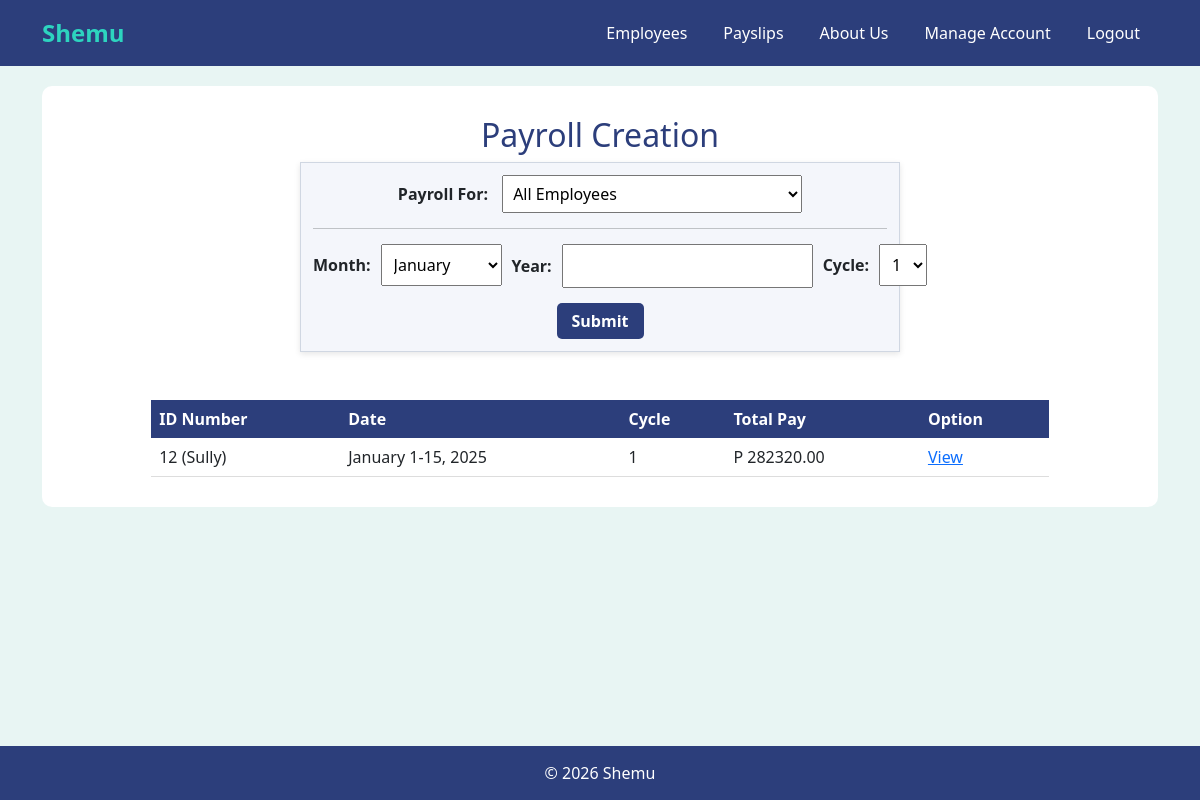
Screenshot of /payslips/2/ with the database file from the repository.
### shemuapp/models.py (models this page shows, shortened)
class Payslip(models.Model): #Payslip Attributes
    id_number = models.ForeignKey('Employee', on_delete=models.CASCADE, related_name='payslips')
    month = models.CharField(max_length=20)
    date_range = models.CharField(max_length=50)
    year = models.PositiveIntegerField(
        validators=[
            MinValueValidator(1),
            MaxValueValidator(9999)
        ],
        help_text="Enter a 4-digit year"
    )
    pay_cycle = models.IntegerField()
    rate = models.FloatField()
    earnings_allowance = models.FloatField(default=0)
    deductions_tax = models.FloatField(default=0)
    deductions_health = models.FloatField(default=0)
    pag_ibig = models.FloatField(default=0)
    sss = models.FloatField(default=0)
    overtime = models.FloatField(default=0)
    total_pay = models.FloatField()

class Employee(models.Model):
    name = models.CharField(max_length=300)
    id_number = models.CharField(max_length=300, unique=True)
    rate = models.DecimalField(max_digits=10, decimal_places=2)
    overtime_pay = models.DecimalField(max_digits=10, decimal_places=2,null=True, blank=True)
    allowance = models.DecimalField(max_digits=10, decimal_places=2, null=True, blank=True)

### shemuapp/views.py (the view, shortened to what this page needs)
# urls.py: path('payslips/', views.payslips, name='payslips'),
def payslips(request, pk):
    account = get_object_or_404(Account, pk=pk)
    all_employees = Employee.objects.all()
    all_payslips = Payslip.objects.all()
    months = ['January', 'February', 'March',
              'April', 'May', 'June',
              'July', 'August', 'September',
              'October', 'November', 'December']
    return render(request, 'payslips.html', {
        'employees': all_employees,
        'payslips': all_payslips,
        'months': months,
        'pk': pk,
        'current_user': account.getUsername()
    })

### shemuapp/models.py (called while the page is built)
    def getUsername(self):
        return self.username

### shemuapp/templates/payslips.html (shortened to what this page needs)
{% extends 'base.html' %}
{% block content %}
<div style="text-align:center;">
    <h2>Payroll Creation</h2>
    <div style="
        width:600px;
        height:190px;
        margin:auto;
        padding:12px;
        background-color:#f4f6fb;
        border:1px solid #d0d7e2;
        box-shadow:0 2px 6px rgba(0,0,0,0.1);
    ">
        <form method="POST" action="{% url 'payslips' pk=pk %}">
            <div style=" text-align:center; margin-bottom:15px;">
                <label>
                    <strong>Payroll For:</strong>
                </label>
                <select name="payroll_for" style="
                    width:300px; padding:6px;
                    margin-left:10px;">
                    <option value="all">All Employees</option>
                </select>
            </div>
            <hr style="margin:15px 0;">
            <div style="
                display:flex;
                justify-content:space-between;
                gap:10px;
                margin-bottom:15px;">
                <div style="flex:1;">
                    <div style="
                        display:flex;
                        align-items:center;
                        gap:10px;">
                        <label>
                            <strong>Month:</strong>
                        </label>
                        <select name="month" style="
                            flex:1;
                            padding:8px;">
                            {% for month in months %}
                            <option value="{{ month }}">
                                {{ month }}
                            </option>
                            {% endfor %}
                        </select>
                    </div>
                </div>
                <div style="flex:1;">
                    <div style="
                        display:flex;
                        align-items:center;
                        gap:10px;">
                        <label>
                            <strong>Year:</strong>
                        </label>
                        <input type="number" min="1810" name="year" style="
                            flex:1;
                            padding:8px;" required>
                    </div>
                </div>
                <div style="flex:1;">
                    <div style="
                        display:flex;
                        align-items:center;
                        gap:10px;">
                        <label>
                            <strong>Cycle:</strong>
                        </label>
                        <select name="cycle" style="
                            flex:1;
                            padding:8px;">
                            <option value="1">1</option>
                        </select>
                    </div>
                </div>
            </div>
            <div>
                <input type="submit" value="Submit" style="
                    background-color:#2c3e7b;
                    color:white;
                    border:none;
                    padding:6px 15px;
                    border-radius:5px;
                    font-weight:bold;
                    cursor:pointer;">
            </div>
        </form>
    </div>
    <br><br>
    <table cellpadding="8" style="
        margin:auto;
        border-collapse:collapse;
        width:85%;
        background-color:white;">
        <tr style="
            background-color:#2c3e7b;
            color:white;">
            <th>ID Number</th>
            <th>Date</th>
            <th>Cycle</th>
            <th>Total Pay</th>
            <th>Option</th>
        </tr>
        {% for payslip in payslips %}
        <tr style="
            background-color:white;
            border-bottom:1px solid #ddd;">
            <td>{{ payslip.id_number.id_number }} ({{ payslip.id_number.name }})</td>
            <td>
                {{ payslip.month }}
                {{ payslip.date_range }},
                {{ payslip.year }}
            </td>
            <td>{{ payslip.pay_cycle }}</td>
            <td>P {{ payslip.total_pay|floatformat:2 }}</td>
            <td>
                <a href="{% url 'view_payslip' pk=pk payslip_id=payslip.id %}"> View </a>
            </td>
        </tr>
        {% endfor %}
    </table>
</div>
{% endblock %}

### shemuapp/templates/base.html (style rules this page uses)
body { background-color: #E8F5F3; }
h2 { color: #2C3E7B; }

### rows the page displays
Payslip: id_number.id_number "12", id_number.name "Sully", month "January", date_range "1-15", year "2025", pay_cycle "1", total_pay "282320.00"

### other values shown
form field month "January"
